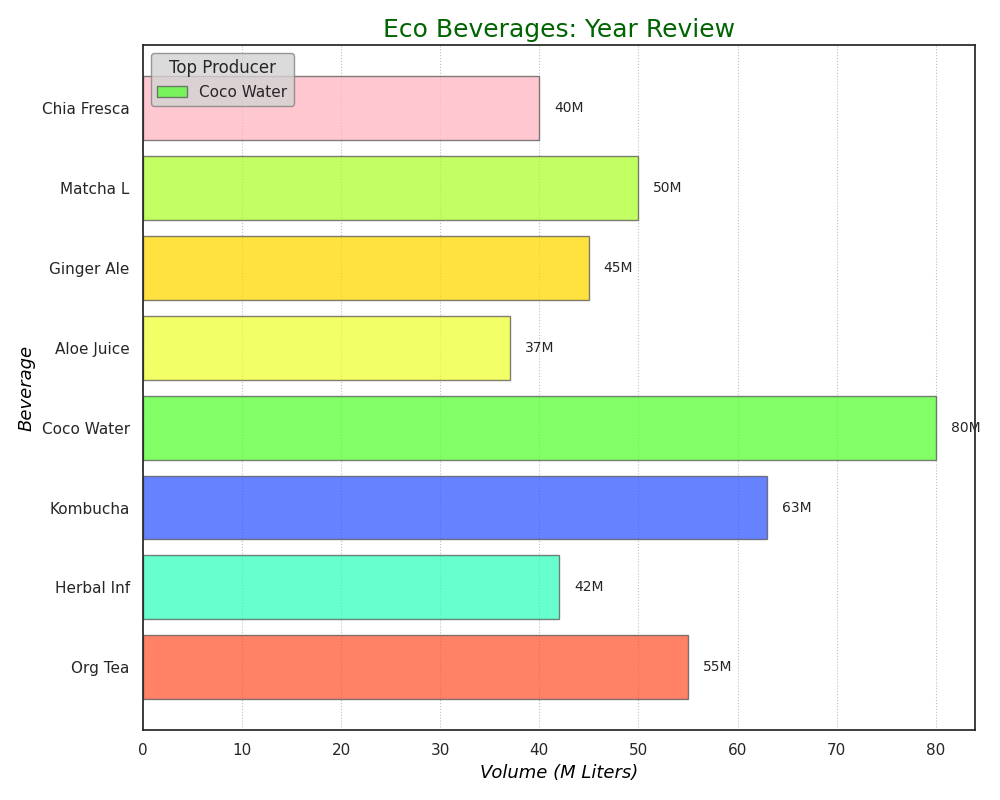

Generate this figure with Python:
import matplotlib.pyplot as plt
import numpy as np

# Updated datasets with shorter names
beverages = ['Org Tea', 'Herbal Inf', 'Kombucha', 'Coco Water', 'Aloe Juice', 'Ginger Ale', 'Matcha L', 'Chia Fresca']
production_volumes = [55, 42, 63, 80, 37, 45, 50, 40]

colors = ['#FF5733', '#33FFBD', '#3358FF', '#58FF33', '#F0FF33', '#FFD700', '#ADFF2F', '#FFB6C1']
linestyles = ['-', '--', '-.', ':', '-', '--', '-.', ':']

fig, ax = plt.subplots(figsize=(10, 8))
bars = ax.barh(beverages, production_volumes, color=colors[:len(beverages)], alpha=0.75, edgecolor='#555555', linestyle=linestyles[0])

for bar, volume in zip(bars, production_volumes):
    xval = bar.get_width()
    ax.text(xval + 1.5, bar.get_y() + bar.get_height() / 2, f'{volume}M', va='center', ha='left', fontsize=10)

ax.set_title("Eco Beverages: Year Review", fontsize=18, color='darkgreen')
ax.set_xlabel("Volume (M Liters)", fontsize=13, color='black', fontstyle='italic')
ax.set_ylabel("Beverage", fontsize=13, color='black', fontstyle='italic')

most_produced_index = np.argmax(production_volumes)
ax.legend([bars[most_produced_index]], [beverages[most_produced_index]], title="Top Producer", loc='upper left', fontsize=11, frameon=True, facecolor='lightgray', edgecolor='gray')

ax.xaxis.grid(True, color='gray', linestyle=linestyles[3], linewidth=0.8, alpha=0.5)

plt.tight_layout()
plt.show()
